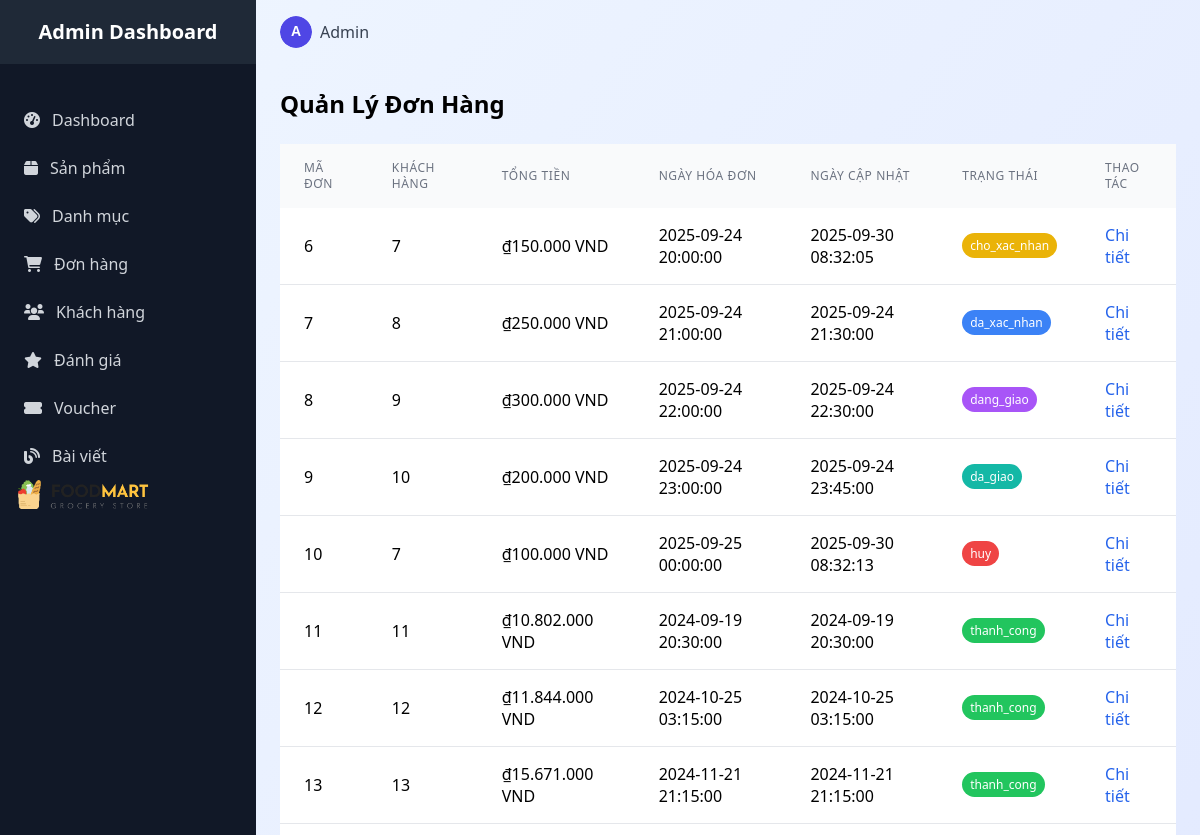
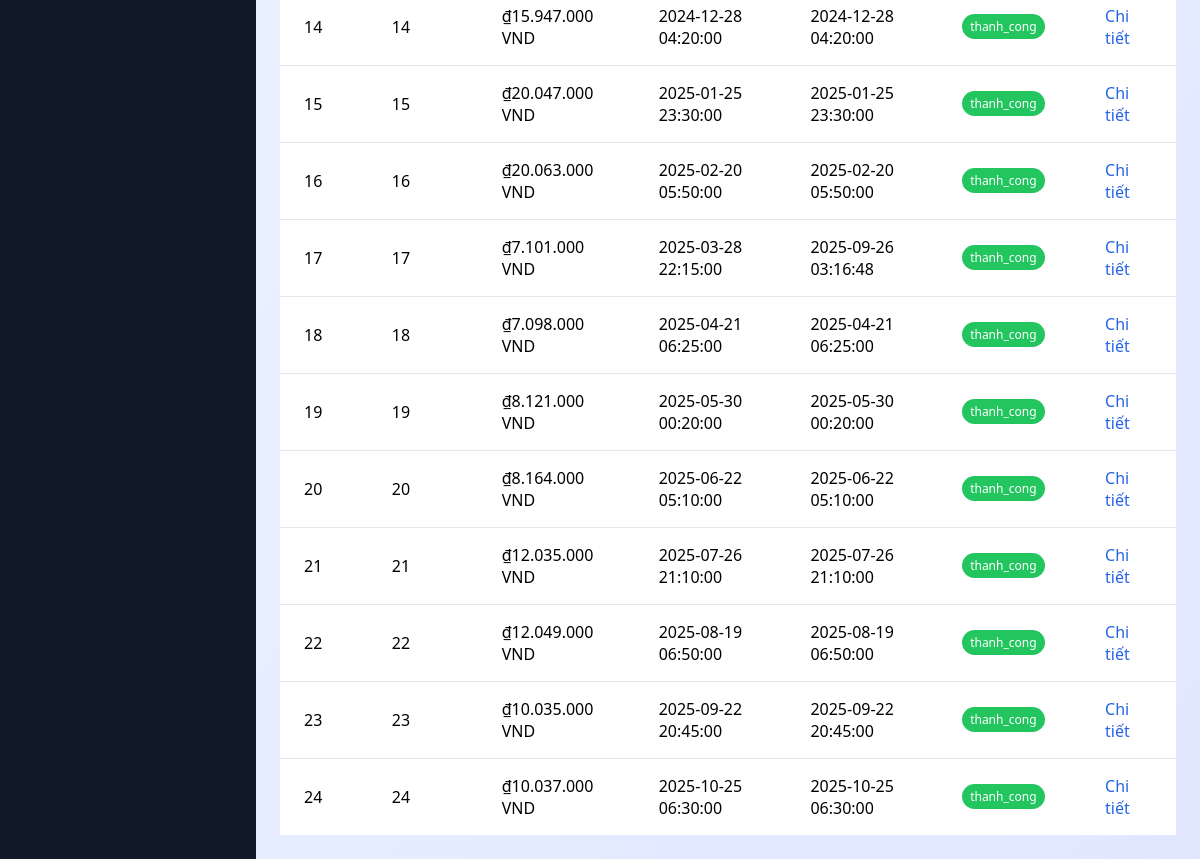
The page /admin/admin_order/index (signed in) on the database as committed earlier (2 pictures, top to bottom).
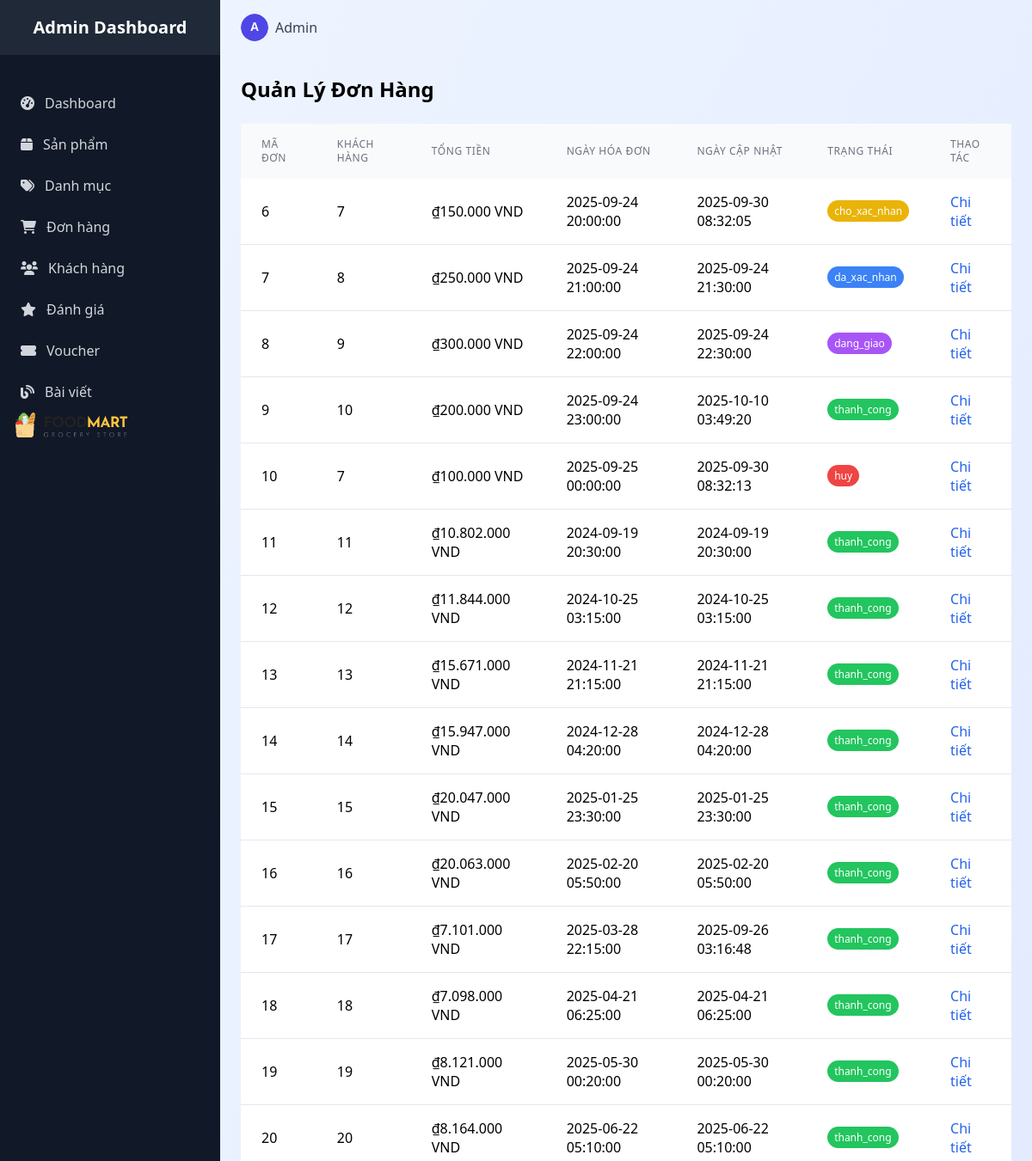
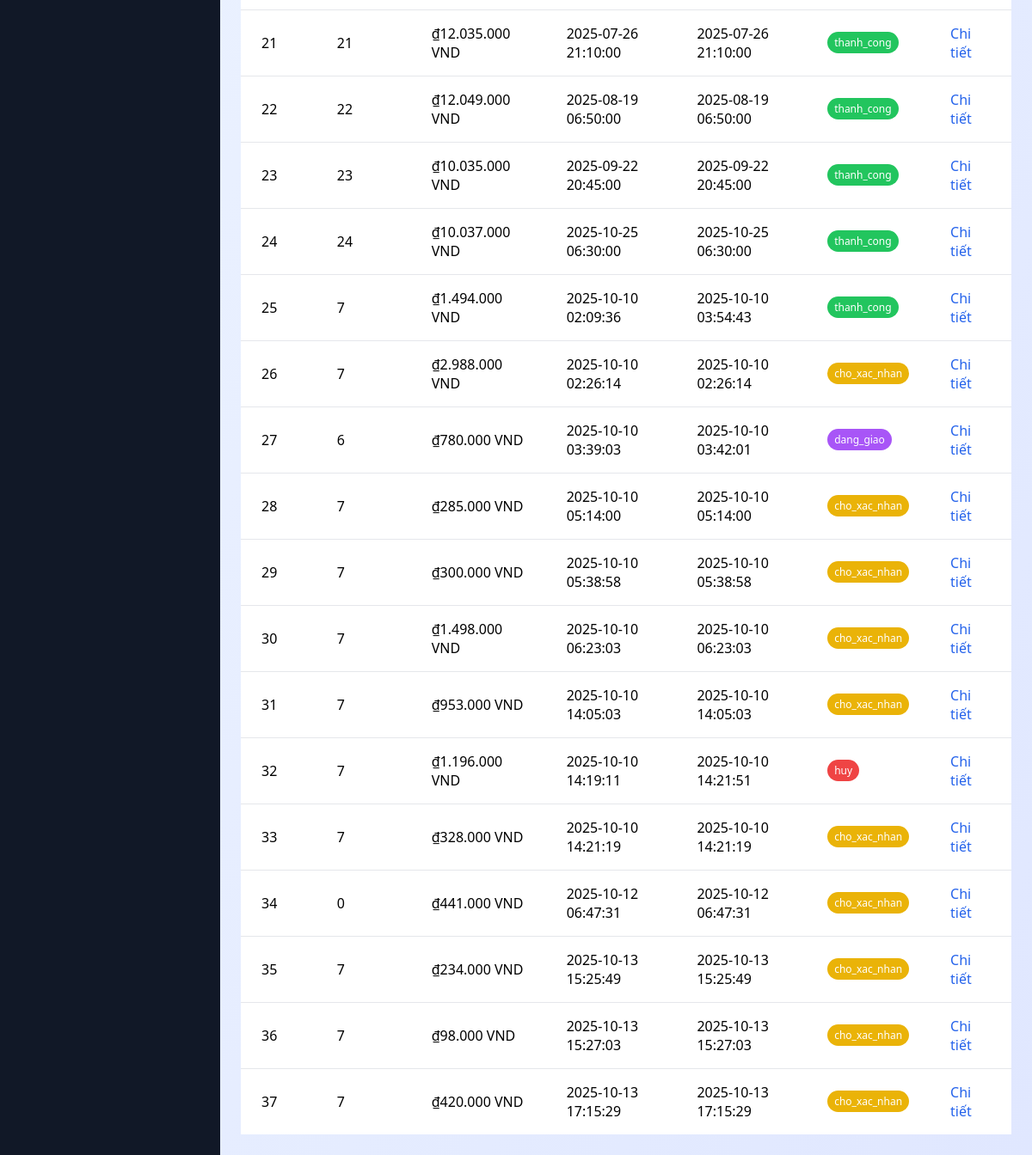
The same page on the database as committed later (2 pictures, top to bottom).
### tables this page shows
CREATE TABLE `orders` (
  `id` int(11) NOT NULL,
  `user_id` int(11) DEFAULT NULL,
  `fullname` varchar(100) DEFAULT NULL,
  `phone` varchar(20) DEFAULT NULL,
  `address` varchar(255) DEFAULT NULL,
  `total_price` decimal(10,2) NOT NULL,
  `payment_method` enum('cod','bank','paypal') DEFAULT 'cod',
  `status` enum('cho_xac_nhan','da_xac_nhan','dang_giao','da_giao','thanh_cong','huy') DEFAULT 'cho_xac_nhan',
  `created_at` timestamp NOT NULL DEFAULT current_timestamp(),
  `updated_at` timestamp NOT NULL DEFAULT current_timestamp() ON UPDATE current_timestamp()
);

### core/database.php (called while the page is built, shortened)
<?php
class Database {
    public function __construct() {
        $this->conn = new mysqli(DB_HOST, DB_USER, DB_PASS, DB_NAME);
    }
}

### controllers/admin/Admin_orderController.php (called while the page is built, shortened)
<?php
require_once 'models/OrderModel.php';
class Admin_orderController extends Controller {
    private $model;
    public function __construct() {
        $this->model = new OrderModel();
    }
    public function index() {
        $orders = $this->model->getAllOrders();
        $data = [
            'orders' => $orders
        ];
        require_once ROOT . '/views/admin/order/order.php';
    }
}
?>

### index.php (called while the page is built, shortened)
<?php
require_once ROOT . "core" . DIRECTORY_SEPARATOR . "app.php";
require_once ROOT . "core" . DIRECTORY_SEPARATOR . "database.php";
$app = new App();

### models/OrderModel.php (called while the page is built, shortened)
<?php
require_once ROOT . "core/database.php";
class OrderModel extends Database{
    public function getAllOrders() {
        $sql = "SELECT * FROM orders ORDER BY id ASC";
        $result = $this->conn->query($sql);
        return $result->fetch_all(MYSQLI_ASSOC);
    }
}

### views/admin/order/order.php (the view, shortened to what this page needs)
<?php
$orders = $data['orders'] ?? [];
?>
<body class="bg-gradient-to-br from-blue-50 to-indigo-100 min-h-screen">
<?php include ROOT . '/views/admin/layouts/sidebar.php'; ?>
    <div class="lg:ml-64">
    <?php include ROOT . '/views/admin/layouts/header.php'; ?>
        <main class="p-6">
            <h2 class="text-2xl font-bold mb-6">Quản Lý Đơn Hàng</h2>
            <div class="overflow-x-auto custom-scrollbar">
                <table class="w-full table table-striped">
                    <thead class="bg-gray-50">
                        <tr>
                            <th class="px-6 py-4 text-left text-xs font-medium text-gray-500 uppercase tracking-wider">Mã đơn</th>
                            <th class="px-6 py-4 text-left text-xs font-medium text-gray-500 uppercase tracking-wider">Khách hàng</th>
                            <th class="px-6 py-4 text-left text-xs font-medium text-gray-500 uppercase tracking-wider">Tổng tiền</th>
                            <th class="px-6 py-4 text-left text-xs font-medium text-gray-500 uppercase tracking-wider">Ngày Hóa Đơn</th>
                            <th class="px-6 py-4 text-left text-xs font-medium text-gray-500 uppercase tracking-wider">Ngày Cập Nhật</th>
                            <th class="px-6 py-4 text-left text-xs font-medium text-gray-500 uppercase tracking-wider">Trạng thái</th>
                            <th class="px-6 py-4 text-left text-xs font-medium text-gray-500 uppercase tracking-wider">Thao tác</th>
                        </tr>
                    </thead>
                    <tbody class="bg-white divide-y divide-gray-200">
                        <?php if (empty($orders)): ?>
                            <tr>
                                <td colspan="5" class="px-6 py-4 text-center text-red-500">Không có đơn hàng nào.</td>
                            </tr>
                        <?php else: ?>
                            <?php
                            function getStatusClass($status) {
                                switch (strtolower($status)) {
                                    case 'cho_xac_nhan':
                                        return 'bg-yellow-500 text-white';
                                    case 'da_xac_nhan':
                                        return 'bg-blue-500 text-white';
                                    case 'dang_giao':
                                        return 'bg-purple-500 text-white';
                                    case 'da_giao':
                                        return 'bg-teal-500 text-white';
                                    case 'thanh_cong':
                                        return 'bg-green-500 text-white';
                                    case 'huy':
                                        return 'bg-red-500 text-white';
                                }
                            }
                            ?>
                            <?php foreach ($orders as $order): ?>
                                <tr class="hover:bg-gray-50">
                                    <td class="px-6 py-4"><?php echo htmlspecialchars($order['id'] ?? 'N/A'); ?></td>
                                    <td class="px-6 py-4"><?php echo htmlspecialchars($order['user_id'] ?? 'Chưa có tên'); ?></td>
                                    <td class="px-6 py-4">₫<?php echo number_format($order['total_price'] ?? 0, 0, ',', '.'); ?> VND</td>
                                    <td class="px-6 py-4"><?php echo htmlspecialchars($order['created_at'] ?? 'Chưa có tên'); ?></td>
                                    <td class="px-6 py-4"><?php echo htmlspecialchars($order['updated_at'] ?? 'Chưa có tên'); ?></td>
                                    <td class="px-6 py-4">
                                        <span class="px-2 py-1 text-xs rounded-full <?php echo getStatusClass($order['status']); ?>">
                                            <?php echo htmlspecialchars($order['status'] ?? 'Chưa xác định'); ?>
                                        </span>
                                    </td>
                                    <td class="px-6 py-4">
                                        <a href="/FoodMartLab/admin/admin_order/detail/?id=<?php echo $order['id']; ?>" class="text-blue-600 hover:text-blue-800 mr-2">Chi tiết</a>
                                    </td>
                                </tr>
                            <?php endforeach; ?>
                        <?php endif; ?>
                    </tbody>
                </table>
            </div>
        </main>
    </div>
</body>

### core/app.php (shortened to what this page needs)
<?php
class App {
    protected $area = 'site';
    protected $controller = 'HomeController';
    protected $method = 'index';
    public function __construct() {
        $url = $this->parseUrl();
        if (isset($url[0]) && in_array(strtolower($url[0]), ['site', 'admin'])) {
            $this->area = strtolower($url[0]);
            array_shift($url);
        }
        $controllerName = ucfirst($url[0] ?? ($this->area === 'admin' ? 'Dashboard' : 'Home')) . 'Controller';
        $controllerPath = ROOT . "controllers/" . $this->area . "/" . $controllerName . ".php";
        array_shift($url);
        if (file_exists($controllerPath)) {
            $this->controller = new $controllerName();
        } else {
            $this->loadError("Không tìm thấy controller: {$controllerPath}");
            return;
        }
        if (isset($url[0]) && method_exists($this->controller, $url[0])) {
            $this->method = $url[0];
            array_shift($url);
        }
        $this->params = $url ? array_values($url) : [];
        if (method_exists($this->controller, $this->method)) {
            call_user_func_array([$this->controller, $this->method], $this->params);
        } else {
            $this->loadError("Method {$this->method}() không tồn tại trong " . get_class($this->controller));
        }
    }
    private function parseUrl() {
        if (isset($_GET['url'])) {
            return explode("/", filter_var(trim($_GET['url'], "/"), FILTER_SANITIZE_URL));
        }
        return [];
    }
}

### views/admin/layouts/sidebar.php (shortened to what this page needs)
<div id="sidebar" class="fixed inset-y-0 left-0 z-50 w-64 bg-gray-900 text-white sidebar-transition transform -translate-x-full lg:translate-x-0">
    <div class="flex items-center justify-center h-16 bg-gray-800">
        <h1 class="text-xl font-bold">Admin Dashboard</h1>
    </div>
    <nav class="mt-8">
        <a href="/FoodMartLab/admin/dashboard/index" class="flex items-center px-6 py-3 text-gray-300 hover:bg-gray-700 hover:text-white transition-colors duration-200">
            <i class="fas fa-tachometer-alt mr-3"></i>
            Dashboard
        </a>
        <a href="/FoodMartLab/admin/admin_product/index" class="flex items-center px-6 py-3 text-gray-300 hover:bg-gray-700 hover:text-white transition-colors duration-200">
            <i class="fas fa-box mr-3"></i>
            Sản phẩm
        </a>
        <a href="/FoodMartLab/admin/admin_category/index" class="flex items-center px-6 py-3 text-gray-300 hover:bg-gray-700 hover:text-white transition-colors duration-200">
            <i class="fas fa-tags mr-3"></i>
            Danh mục
        </a>
        <a href="/FoodMartLab/admin/admin_order/index" class="flex items-center px-6 py-3 text-gray-300 hover:bg-gray-700 hover:text-white transition-colors duration-200">
            <i class="fas fa-shopping-cart mr-3"></i>
            Đơn hàng
        </a>
        <a href="/FoodMartLab/admin/admin_customer/index" class="flex items-center px-6 py-3 text-gray-300 hover:bg-gray-700 hover:text-white transition-colors duration-200">
            <i class="fas fa-users mr-3"></i>
            Khách hàng
        </a>
        <a href="/FoodMartLab/admin/admin_review/index" class="flex items-center px-6 py-3 text-gray-300 hover:bg-gray-700 hover:text-white transition-colors duration-200">
            <i class="fas fa-star mr-3"></i>
            Đánh giá
        </a>
        <a href="/FoodMartLab/admin/admin_voucher/index" class="flex items-center px-6 py-3 text-gray-300 hover:bg-gray-700 hover:text-white transition-colors duration-200">
            <i class="fas fa-ticket-alt mr-3"></i>
            Voucher
        </a>
        <a href="/FoodMartLab/admin/admin_blog/index" class="flex items-center px-6 py-3 text-gray-300 hover:bg-gray-700 hover:text-white transition-colors duration-200">
            <i class="fas fa-blog mr-3"></i>
            Bài viết
        </a>
        <div class="col-6 col-lg-3 text-center text-lg-start">
            <a href="<?= BASE_URL ?>">
                <img src="<?= BASE_URL ?>assets/images/logo.png" alt="FoodMart Logo" class="img-fluid" style="max-height:30px; margin-left:15px;">
            </a>
        </div>
    </nav>
</div>

### views/admin/layouts/header.php (shortened to what this page needs)
<!DOCTYPE html>
<html lang="vi">
<head>
    <script src="https://cdn.tailwindcss.com"></script>
    <link href="https://cdnjs.cloudflare.com/ajax/libs/font-awesome/6.0.0/css/all.min.css" rel="stylesheet">
    <link rel="stylesheet" href="<?= BASE_URL ?>/assets/admin/css/styles.css">
</head>
<body class="bg-black bg-opacity-30 shadow-sm border-b border-gray-200 border border-gray-300">
    <div class="flex items-center justify-between px-6 py-4">
        <div class="flex items-center space-x-4">
            <div class="flex items-center space-x-2">
                <img alt="Admin" class="w-8 h-8 rounded-full" />
                <span class="text-gray-700 font-medium">Admin</span>
            </div>
        </div>
    </div>
</body>

### assets/admin/css/styles.css (style rules this page uses)
body { box-sizing: border-box; }
.sidebar-transition { transition: transform 0.3s ease-in-out; }

Rows that differ between the two databases and show on the page:
changed orders id 9: updated_at "2025-09-24 23:45:00" → "2025-10-10 03:49:20"; status "da_giao" → "thanh_cong"
added orders: id "25", user "7", total_price "1.494.000", created_at "2025-10-10 02:09:36", updated_at "2025-10-10 03:54:43", status "thanh_cong"
added orders: id "26", user "7", total_price "2.988.000", created_at "2025-10-10 02:26:14", updated_at "2025-10-10 02:26:14", status "cho_xac_nhan"
added orders: id "27", user "6", total_price "780.000", created_at "2025-10-10 03:39:03", updated_at "2025-10-10 03:42:01", status "dang_giao"
added orders: id "28", user "7", total_price "285.000", created_at "2025-10-10 05:14:00", updated_at "2025-10-10 05:14:00", status "cho_xac_nhan"
added orders: id "29", user "7", total_price "300.000", created_at "2025-10-10 05:38:58", updated_at "2025-10-10 05:38:58", status "cho_xac_nhan"
added orders: id "30", user "7", total_price "1.498.000", created_at "2025-10-10 06:23:03", updated_at "2025-10-10 06:23:03", status "cho_xac_nhan"
added orders: id "31", user "7", total_price "953.000", created_at "2025-10-10 14:05:03", updated_at "2025-10-10 14:05:03", status "cho_xac_nhan"
added orders: id "32", user "7", total_price "1.196.000", created_at "2025-10-10 14:19:11", updated_at "2025-10-10 14:21:51", status "huy"
added orders: id "33", user "7", total_price "328.000", created_at "2025-10-10 14:21:19", updated_at "2025-10-10 14:21:19", status "cho_xac_nhan"
added orders: id "34", user "0", total_price "441.000", created_at "2025-10-12 06:47:31", updated_at "2025-10-12 06:47:31", status "cho_xac_nhan"
added orders: id "35", user "7", total_price "234.000", created_at "2025-10-13 15:25:49", updated_at "2025-10-13 15:25:49", status "cho_xac_nhan"
added orders: id "36", user "7", total_price "98.000", created_at "2025-10-13 15:27:03", updated_at "2025-10-13 15:27:03", status "cho_xac_nhan"
added orders: id "37", user "7", total_price "420.000", created_at "2025-10-13 17:15:29", updated_at "2025-10-13 17:15:29", status "cho_xac_nhan"
